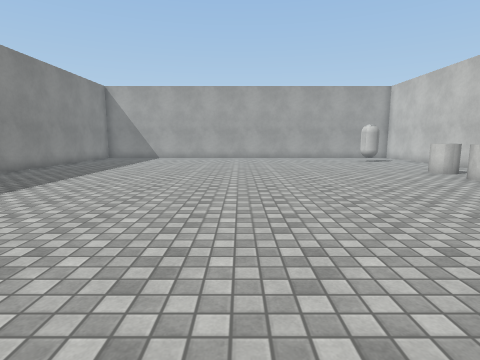
[1] (above)

16 first-person views from a walk through a Unity game level. The camera is 1.3 m above the floor, tilts 8° down and sees 80° across. The floor is counted in squares, 1 m on a side. Each view is taken from the middle of a square. On the plan, view 1 faces up. The plan holds only what a view shows up to about 13 squares ahead; the rest is blank. Door leaves are left out, so doorways stand open. Surface patterns are stand-ins for the level's own textures.

[2]
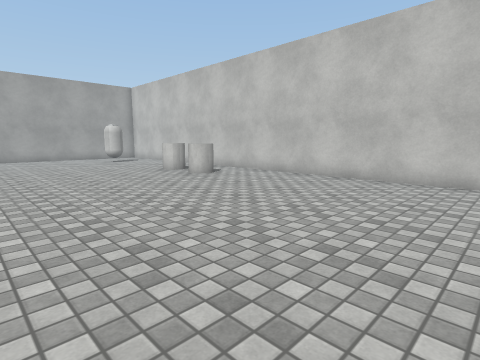

[3]
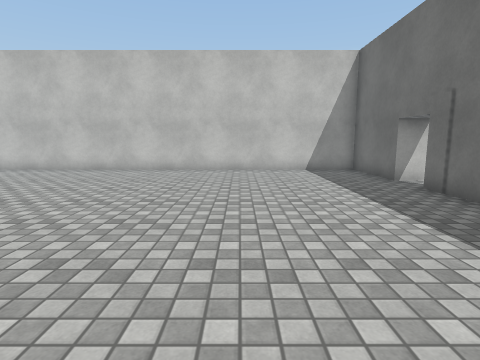

[4]
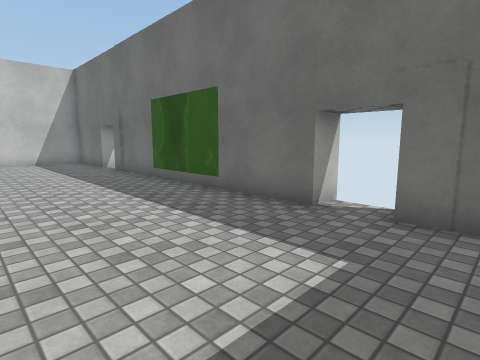

[5]
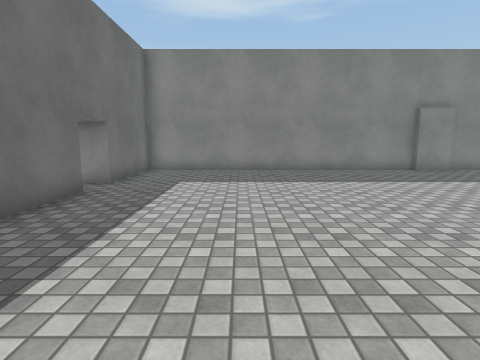

[6]
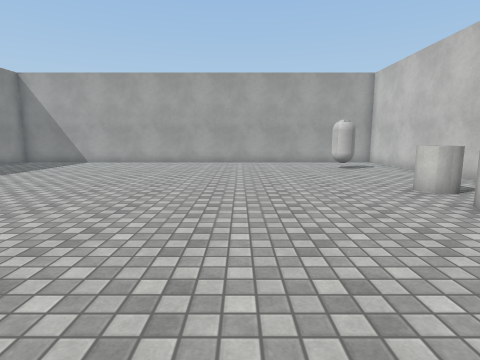

[7]
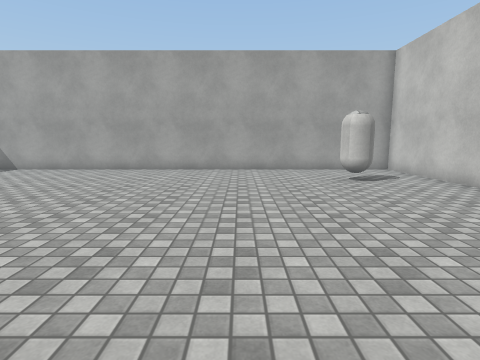

[8]
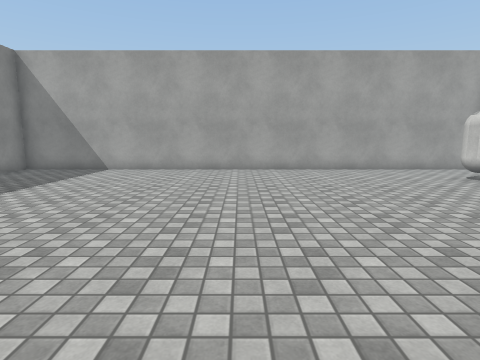

[9]
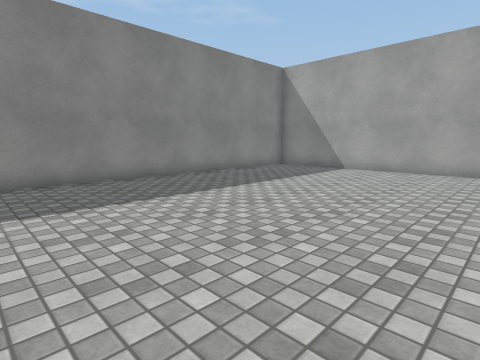

[10]
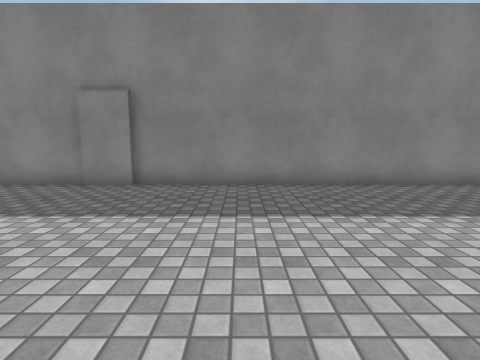

[11]
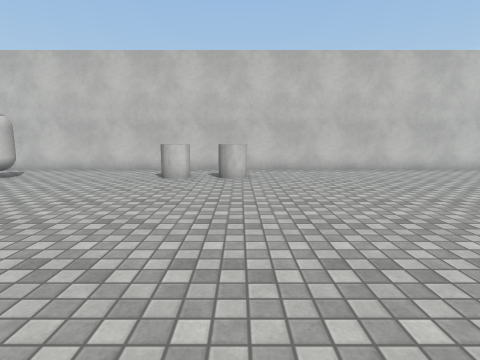

[12]
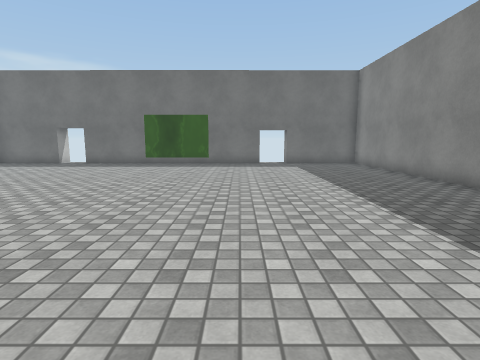

[13]
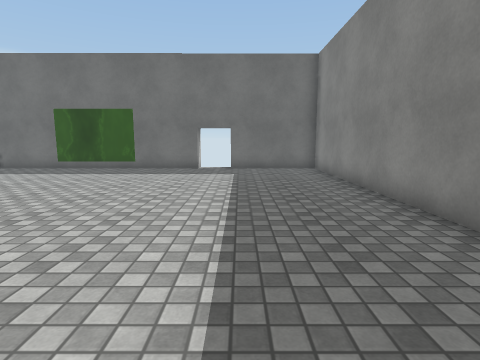

[14]
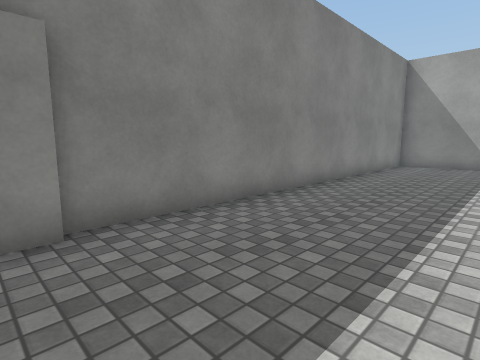

[15]
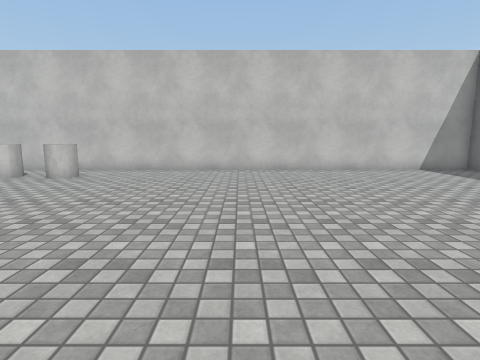

[16]
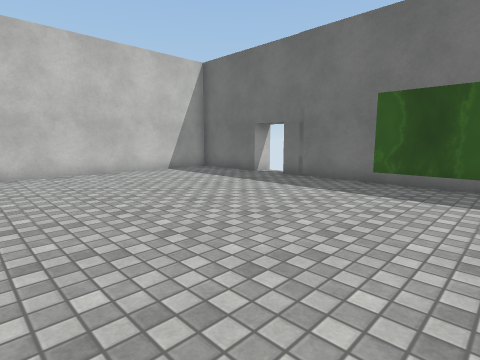

### Floor plan
Points are (right, up) in squares from view 1. A wall is a line through its corners. A room is listed if a view was taken in it or the views show most of it. See-through windows are left out.
Room 1 (views 1, 2, 3, 4, 5, 6, 7, 8, 9, 10, 11, 12, 13, 14, 15, 16)
walls: (-9.1, 6) (-9.1, 4.5); (-9.4, 4.6) (-9.4, -6.9) (-5.6, -6.9); (-4.1, -6.9) (5.6, -7); (7.1, -7) (10.5, -7) (10.5, 20.5) (-9.4, 20.5) (-9.4, 5.9)
ways out: open door at (-5.5, 20); open door at (-4.5, -7); open door at (-1.5, 20); open door at (6.5, -7)
objects: other object (7, 17) to (8, 18); other object (8, 9) to (8, 10); other object (8, 11) to (8, 12)

Positions as (right, up) in squares from view 1, and headings:
1: (0, 0), facing up
2: (1, 0), facing up-right
3: (-2, -2), facing right
4: (-7, -2), facing down-right
5: (3, -3), facing left
6: (3, 4), facing up
7: (4, 8), facing up
8: (0, 8), facing up
9: (0, 8), facing up-left
10: (-1, 9), facing left
11: (-2, 9), facing right
12: (-3, 9), facing down
13: (-6, 6), facing down
14: (-5, 5), facing up-left
15: (-2, 3), facing right
16: (-1, 2), facing down-right
